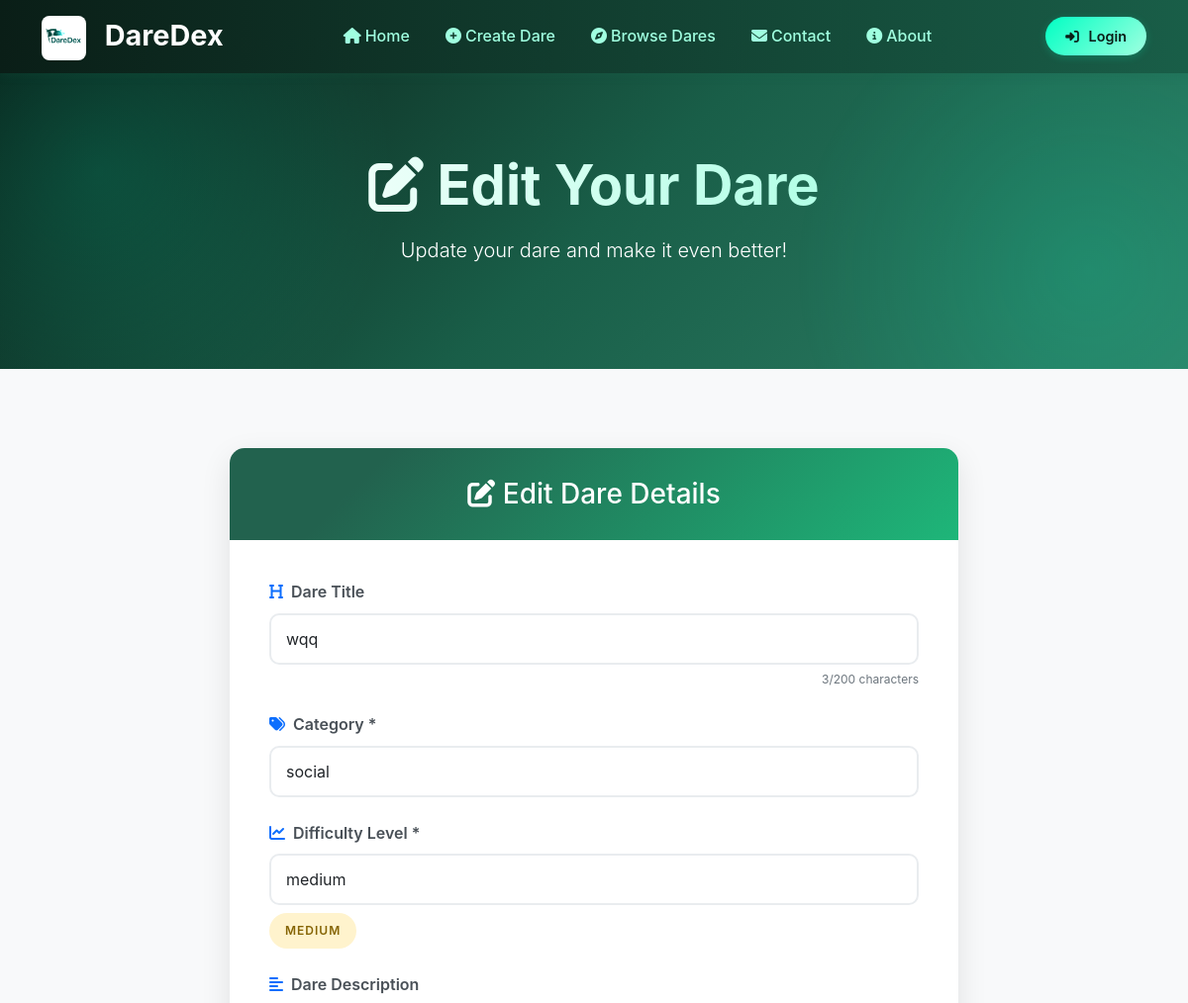
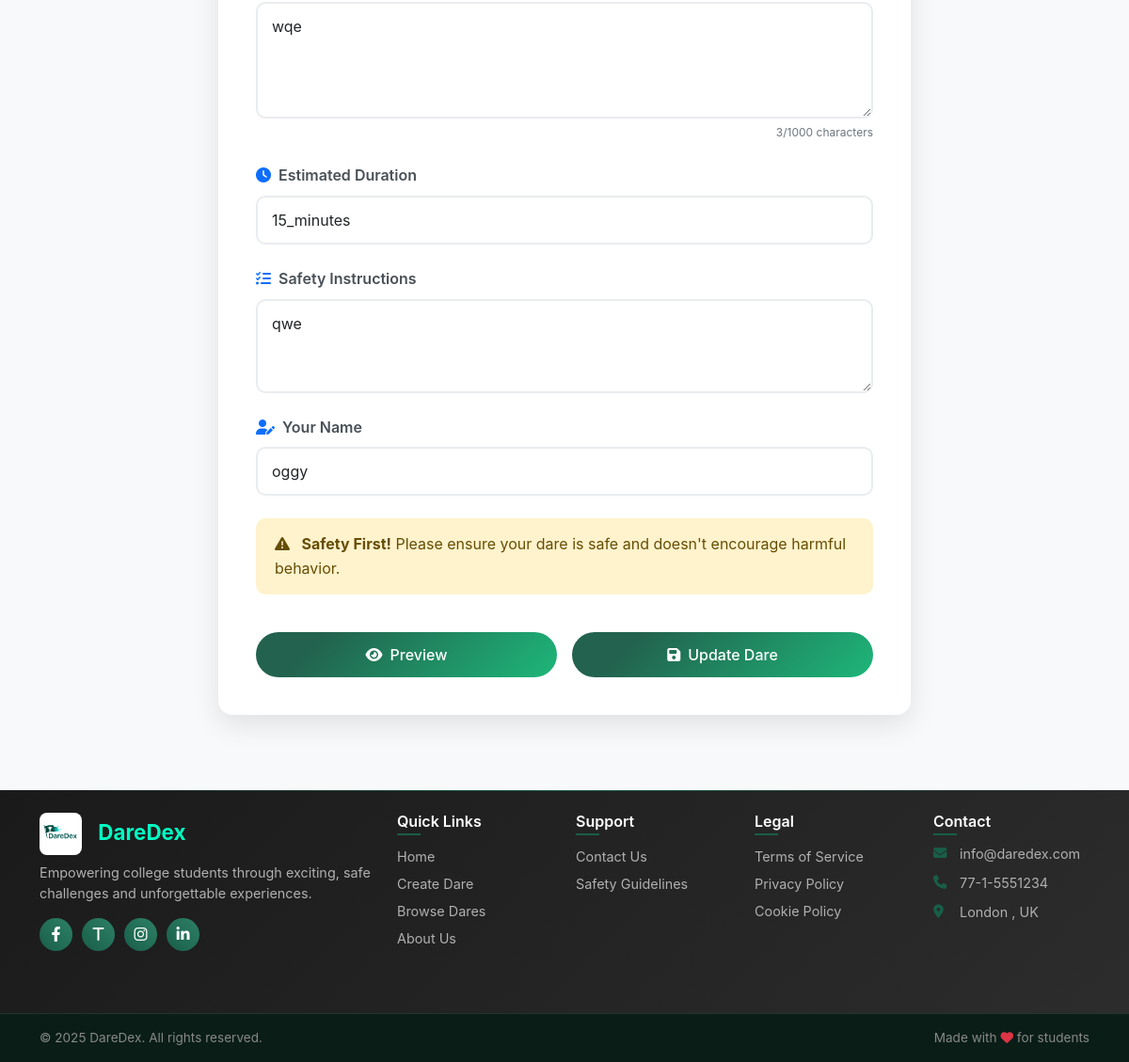
Screenshot of /edit-dare/15 with the database file from the repository (2 pictures, top to bottom).
### home/models.py (models this page shows, shortened)
class Dareupload(models.Model):
    name = models.CharField(max_length=100)
    title = models.CharField(max_length=200)
    category = models.CharField(max_length=100)
    level = models.CharField(max_length=20)
    dare = models.TextField()
    duration = models.CharField(max_length=50, blank=True)
    safety = models.TextField(blank=True)
    created_at = models.DateTimeField(auto_now_add=True)

### home/views.py (the view, shortened to what this page needs)
# urls.py: path("edit-dare/<int:id>",views.edit_dare,name="edit_dare"),
def edit_dare(request,id):
    dare = Dareupload.objects.get(id=id)
    parameters = {
        "dare" : dare
    }
    return render(request,"edit_dare.html",parameters)

### templates/edit_dare.html (shortened to what this page needs)
{% extends 'base.html' %}
{% load static %}
{% block body %}
<section class="hero-section">
    <div class="container">
        <div class="row justify-content-center">
            <div class="col-lg-8 text-center">
                <h1 class="display-4 fw-bold mb-3">
                    <i class="fas fa-edit"></i> Edit Your Dare
                </h1>
                <p class="lead mb-4">
                    Update your dare and make it even better!
                </p>
            </div>
        </div>
    </div>
</section>
<section class="form-section">
    <div class="container">
        <div class="row justify-content-center">
            <div class="col-lg-8">
                <div class="card form-card">
                    <div class="form-header">
                        <h3 class="mb-0"><i class="fas fa-edit"></i> Edit Dare Details</h3>
                    </div>
                    <div class="form-body">
                        <form id="editDareForm" method="POST" enctype="multipart/form-data">
                            <div class="mb-4">
                                <label for="title" class="form-label">
                                    <i class="fas fa-heading text-primary me-2"></i>Dare Title
                                </label>
                                <input type="text" class="form-control" id="title" name="title" value="{{ dare.title }}"
                                    maxlength="200">
                                <div class="character-count">
                                    <span id="titleCount">{{ dare.title|length }}</span>/200 characters
                                </div>
                            </div>
                            <div class="mb-4">
                                <label for="category" class="form-label">
                                    <i class="fas fa-tags text-primary me-2"></i>Category *
                                </label>
                                <input type="text" class="form-control" id="category" name="category"
                                    value="{{ dare.category }}" required maxlength="100">
                            </div>
                            <div class="mb-4">
                                <label for="difficulty" class="form-label">
                                    <i class="fas fa-chart-line text-primary me-2"></i>Difficulty Level *
                                </label>
                                <input type="text" class="form-control" id="difficulty" name="level"
                                    value="{{ dare.level }}" required maxlength="50">
                                <div class="mt-2" id="difficultyPreview"></div>
                            </div>
                            <div class="mb-4">
                                <label for="description" class="form-label">
                                    <i class="fas fa-align-left text-primary me-2"></i>Dare Description
                                </label>
                                <textarea class="form-control" id="description" name="dare" rows="4"
                                    maxlength="1000">{{ dare.dare }}</textarea>
                                <div class="character-count">
                                    <span id="descriptionCount">{{ dare.dare|length }}</span>/1000 characters
                                </div>
                            </div>
                            <div class="mb-4">
                                <label for="duration" class="form-label">
                                    <i class="fas fa-clock text-primary me-2"></i>Estimated Duration
                                </label>
                                <input type="text" class="form-control" id="duration" name="duration" maxlength="100"
                                    value="{{ dare.duration }}">
                            </div>
                            <div class="mb-4">
                                <label for="safety_instructions" class="form-label">
                                    <i class="fas fa-list-check text-primary me-2"></i>Safety Instructions
                                </label>
                                <textarea class="form-control" id="safety_instructions" name="safety" rows="3"
                                    placeholder="List any safety instructions.">{{ dare.safety }}</textarea>
                            </div>
                            <div class="mb-4">
                                <label for="uploaderName" class="form-label">
                                    <i class="fas fa-user-edit text-primary me-2"></i>Your Name
                                </label>
                                <input type="text" class="form-control" id="uploaderName" name="name"
                                    value="{{ dare.name }}" placeholder="Enter your name">
                            </div>
                            <div class="mb-4">
                                <div class="alert alert-warning alert-custom" role="alert">
                                    <i class="fas fa-exclamation-triangle me-2"></i>
                                    <strong>Safety First!</strong> Please ensure your dare is safe and doesn't encourage
                                    harmful behavior.
                                </div>
                            </div>
                            <div class="row mt-4 g-3">
                                <div class="col-md-6">
                                    <button type="button" class="btn btn-custom w-100" onclick="previewDare()">
                                        <i class="fas fa-eye me-2"></i>Preview
                                    </button>
                                </div>
                                <div class="col-md-6">
                                    <button type="submit" class="btn btn-custom w-100" id="submitBtn">
                                        <i class="fas fa-save me-2"></i>Update Dare
                                    </button>
                                </div>
                            </div>
                        </form>
                    </div>
                </div>
            </div>
        </div>
    </div>
</section>
{% endblock %}

### templates/base.html (style rules this page uses)
:root { --primary-dark: #0a1e17; --primary-main: #195e48; --primary-light: #2d8066; --primary-lighter: #4a9d83; --accent-green: #00ffc3; --accent-soft: #a0ffe0; --neutral-dark: #1a1a1a; --neutral-medium: #2d2d2d; --neutral-light: #fafbfc; --neutral-white: #ffffff; --body-bg: #f8fafb; --card-bg: #ffffff; --section-bg: #f4f7f5; --text-primary: #2c3e50; --text-secondary: #6c7b7f; --text-muted: #8a9ba8; --text-light: #ffffff; --border-light: #e8f0ed; --shadow-light: rgba(25, 94, 72, 0.06); --shadow-medium: rgba(25, 94, 72, 0.12); }
body { background-color: var(--body-bg); color: var(--text-primary); font-family: 'Inter', 'Segoe UI', -apple-system, BlinkMacSystemFont, sans-serif; line-height: 1.6; font-weight: 400; }
.hero-section { position: relative; background: linear-gradient(135deg, var(--primary-dark) 0%, var(--primary-main) 50%, var(--primary-light) 100%); color: var(--neutral-white); padding: 120px 0; overflow: hidden; z-index: 1; }
.hero-section::before, .hero-section::after { content: ''; position: absolute; width: 600px; height: 600px; background: radial-gradient(circle, var(--accent-green) 0%, transparent 70%); border-radius: 50%; z-index: 0; animation: blobFloat 15s infinite ease-in-out; opacity: 0.15; }
.hero-section::before { top: -200px; left: -200px; }
.hero-section::after { bottom: -200px; right: -200px; animation-delay: 7s; }
.hero-section h1 { position: relative; z-index: 2; background: linear-gradient(90deg, var(--neutral-white), var(--accent-soft), var(--neutral-white)); background-size: 200% auto; color: transparent; background-clip: text; -webkit-background-clip: text; animation: shine 8s linear infinite; font-weight: 700; }
.btn-custom { background: linear-gradient(45deg, var(--primary-main), var(--primary-light)); border: none; color: var(--neutral-white); padding: 14px 32px; border-radius: 8px; font-weight: 600; transition: all 0.3s ease; position: relative; z-index: 2; }

### templates/edit_dare.html (style rules this page uses)
.hero-section { background: linear-gradient(135deg, rgb(10, 30, 23) 0%, rgb(25, 94, 72) 50%, rgb(45, 128, 102) 100%); color: white; padding: 80px 0; }
.form-section { background-color: #f8f9fa; padding: 80px 0; }
.form-card { border: none; border-radius: 15px; box-shadow: 0 10px 30px rgba(0, 0, 0, 0.1); overflow: hidden; }
.form-header { background: linear-gradient(135deg, rgb(34, 98, 78) 20%, #1eb679 100%); color: white; padding: 30px; text-align: center; }
.form-body { padding: 40px; }
.form-control, .form-select { border-radius: 10px; border: 2px solid #e9ecef; padding: 12px 15px; font-size: 16px; transition: all 0.3s ease; }
.form-label { font-weight: 600; color: #495057; margin-bottom: 8px; }
.btn-custom { background: linear-gradient(135deg, rgb(34, 98, 78) 20%, #1eb679 100%); border: none; color: white; padding: 12px 30px; border-radius: 25px; font-weight: 500; transition: all 0.3s ease; width: 100%; }
.character-count { font-size: 12px; color: #6c757d; text-align: right; margin-top: 5px; }
.alert-custom { border-radius: 10px; border: none; padding: 15px 20px; }

### rows the page displays
Dareupload: title "wqq", title|length "3", category "social", level "medium", dare "wqe", dare|length "3", duration "15_minutes", safety "qwe", name "oggy"
